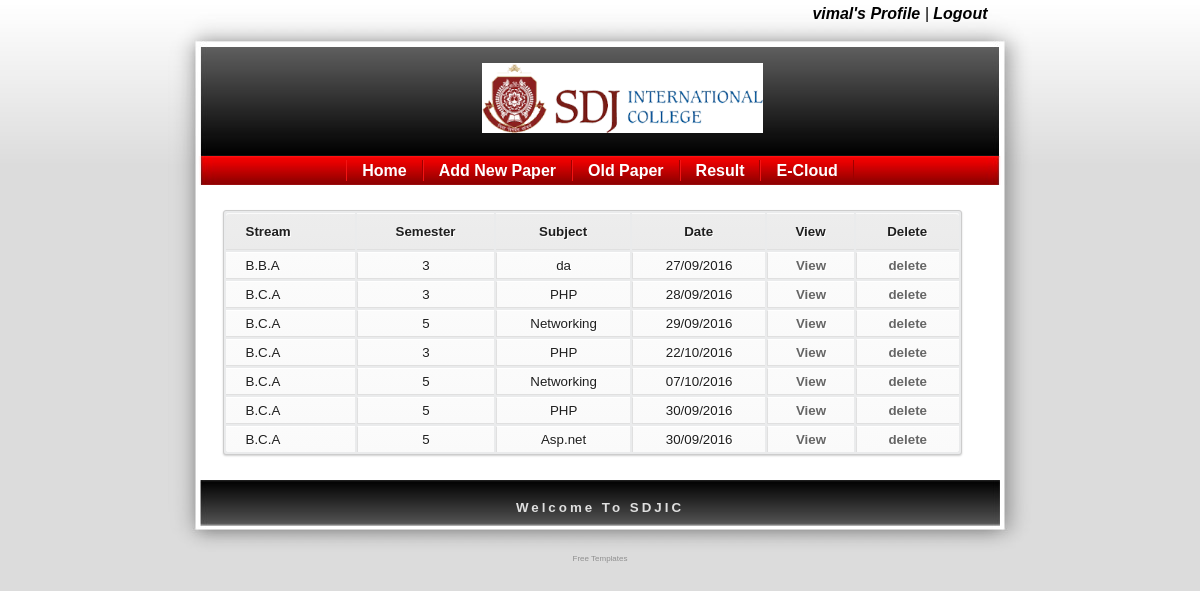
The page /fac_display_paper.php (signed in) on the database its author committed.
### tables this page shows
CREATE TABLE IF NOT EXISTS `paper_info` (
  `paper_id` int(11) NOT NULL AUTO_INCREMENT,
  `stream` varchar(10) NOT NULL,
  `semester` int(11) NOT NULL,
  `subject` varchar(50) NOT NULL,
  `day` varchar(11) NOT NULL,
  `month` varchar(11) NOT NULL,
  `year` varchar(11) NOT NULL,
  `username` varchar(10) NOT NULL,
  PRIMARY KEY (`paper_id`)
);

### fac_display_paper.php (the view, shortened to what this page needs)
<?php
	$dis_query="select * from paper_info";
	 $result=mysql_query($dis_query);
	 while($row = mysql_fetch_array($result))
	 {
		 $rs[]=$row;
	 }
?>
<!DOCTYPE html PUBLIC "-//W3C//DTD HTML 4.01 Transitional//EN">
<html>
<head>
  <link rel="stylesheet" href="css/style.css" type="text/css">
  <link rel="stylesheet" href="css/style-login.css" type="text/css">
  <link rel="stylesheet" href="css/table.css" type="text/css">
</head>
<body>
	<table align="center" border="0" cellpadding="0" cellspacing="0" width="865">
		<tr>
			<td id="oben" valign="top" height="156">
				<div class="headertextoben">
					<a href="fac_profile.php"><?php echo $_SESSION['username']; ?>'s Profile</a> | <a href="logout.php">Logout</a>
				</div>
				<div class="headertextgross">
					<center>
						<img src="css/images/Logo.png" height="70">
					</center>
				</div>
			</td>
		</tr>
		<tr>
			<td id="navi" width="865">
				<div class="headernavi">
					<a href="index_faculty.php">Home</a><a href="fac_add_paper.php">Add New Paper</a><a href="fac_display_paper.php">Old Paper</a><a href="display_result_all.php">Result</a><a href="index_faculty.php">E-Cloud</a>
				</div>
			</td>
		</tr>
		<tr>
			<td id="mainbg" valign="top">
				<div id="haupttext">
					<div class="table-style">
						<table width="93%">
						<tr>
						<th>Stream
						<th>Semester
						<th>Subject
						<th>Date
						<th>View
						<th>Delete
						<?php
							for($i = 0; $i < count($rs); $i++)
							{
						?>
						<tr>
						<td><?php echo $rs[$i]['stream']?></td>
						<td><?php echo $rs[$i]['semester']?></td>
						<td><?php echo $rs[$i]['subject']?></td>
						<td><?php echo $rs[$i]['day']."/".$rs[$i]['month']."/".$rs[$i]['year']; ?></td>
						<td><a href="fac_display_question.php?paper_id=<?php if(isset($rs[$i]['paper_id'])) { echo $rs[$i]['paper_id']; } ?>" > View </a>
						<td><a href="fac_display_paper.php?id=<?php echo $rs[$i]['paper_id'];?>" onClick="return confirm('Are you sure you want to delete?')">delete
							<?php } ?>
						</table>
					</div>
				</div>
			</td>
		</tr>
		<tr>
			<td id="unten" height="74">Welcome To SDJIC</td>
		</tr>
	</table>
	<div class="copyright" align="center"><a style="color:#8F8F8F;font-weight:normal;background-color:#DCDCDC" href="http://www.website-templates.info" target="_blank">Free Templates</a></div>
</body>
</html>

### css/style.css (style rules this page uses)
body { margin: 0px; padding: 0px; color: #5F5F5F; background:url(images/bg.jpg) repeat-x; background-color: #DCDCDC; font-family: "Trebuchet MS",verdana,arial,helvetica,sans-serif; font-size: 10pt; }
table,td,tr { color: #1F1F1F; background-color: #FFFFFF; font-family: "Trebuchet MS",verdana,arial,helvetica,sans-serif; font-size: 10pt; }
#oben { background:url(images/oben.jpg); width: 865px; }
.headertextoben { padding: 5px 45px 0px 0px; font-size: 12pt; color: #000000; background-color: inherit; font-family: "Trebuchet MS",verdana,arial,helvetica,sans-serif; font-style: italic; text-align: right; }
.headertextgross { padding: 40px 0px 0px 45px; font-size: 20pt; color: #ffffff; background-color: inherit; font-family: "Trebuchet MS",verdana,arial,helvetica,sans-serif; font-style: italic; }
#navi { background:url(images/navi.jpg); height: 29px; text-align: center; }
.headernavi a:link, .headernavi a:active, .headernavi a:visited { color: #FFFFFF; background-color: transparent; text-decoration: none; font-family: "Trebuchet MS",verdana,arial,helvetica,sans-serif; font-size: 12pt; line-height: 29px; padding: 2px 15px; margin: 0px; text-align: center; border-left: solid 1px #F31414; border-right: solid 1px #9D0000; }
#mainbg { background:url(images/mainbg.jpg); width: 865px; }
#haupttext { font-family: "Trebuchet MS",verdana,arial,helvetica,sans-serif; padding: 5px 35px 5px 35px; text-align: justify; font-size: 11pt; }
#unten { color: #DFDFDF; background-color: inherit; background:url(images/unten.jpg); font-family: "Century Gothic",sans-serif; font-size: 10pt; font-weight: bold; text-align: center; letter-spacing: 3px; padding-bottom: 20px; }
.copyright { font-size: 6pt; text-align: center; font-weight: normal; }
a:link,a:visited,a:active { color: #000000; background-color: inherit; text-decoration: none; font-weight: bold; }

### css/table.css (style rules this page uses)
.table-style table a:link { color: #666; font-weight: bold; text-decoration:none; }
.table-style table { font-family:Arial, Helvetica, sans-serif; color:#666; font-size:12px; text-shadow: 1px 1px 0px #fff; background:#eaebec; margin:20px; border:#ccc 1px solid; -moz-border-radius:3px; -webkit-border-radius:3px; border-radius:3px; -moz-box-shadow: 0 1px 2px #d1d1d1; -webkit-box-shadow: 0 1px 2px #d1d1d1; box-shadow: 0 1px 2px #d1d1d1; }
.table-style table th { padding:10px 10px 10px 10px; border-top:1px solid #fafafa; border-bottom:1px solid #e0e0e0; background: #ededed; background: -webkit-gradient(linear, left top, left bottom, from(#ededed), to(#ebebeb)); background: -moz-linear-gradient(top, #ededed, #ebebeb); }
.table-style table th:first-child { text-align: left; padding-left:20px; }
.table-style table tr:first-child th:first-child { -moz-border-radius-topleft:3px; -webkit-border-top-left-radius:3px; border-top-left-radius:3px; }
.table-style table tr:first-child th:last-child { -moz-border-radius-topright:3px; -webkit-border-top-right-radius:3px; border-top-right-radius:3px; }
.table-style table tr { text-align: center; padding-left:20px; }
.table-style table tr td:first-child { text-align: left; padding-left:20px; border-left: 0; }
.table-style table tr td { padding:5px; border-top: 1px solid #ffffff; border-bottom:1px solid #e0e0e0; border-left: 1px solid #e0e0e0; background: #fafafa; background: -webkit-gradient(linear, left top, left bottom, from(#fbfbfb), to(#fafafa)); background: -moz-linear-gradient(top, #fbfbfb, #fafafa); }
.table-style table tr:last-child td { border-bottom:0; }
.table-style table tr:last-child td:first-child { -moz-border-radius-bottomleft:3px; -webkit-border-bottom-left-radius:3px; border-bottom-left-radius:3px; }
.table-style table tr:last-child td:last-child { -moz-border-radius-bottomright:3px; -webkit-border-bottom-right-radius:3px; border-bottom-right-radius:3px; }

### rows shown on the page
paper_info: stream "B.B.A", semester "3", subject "da", day "27", month "09", year "2016"
paper_info: stream "B.C.A", semester "3", subject "PHP", day "28", month "09", year "2016"
paper_info: stream "B.C.A", semester "5", subject "Networking", day "29", month "09", year "2016"
paper_info: stream "B.C.A", semester "3", subject "PHP", day "22", month "10", year "2016"
paper_info: stream "B.C.A", semester "5", subject "Networking", day "07", month "10", year "2016"
paper_info: stream "B.C.A", semester "5", subject "PHP", day "30", month "09", year "2016"
paper_info: stream "B.C.A", semester "5", subject "Asp.net", day "30", month "09", year "2016"

### other values the page prints
$_SESSION['username'] "vimal"
